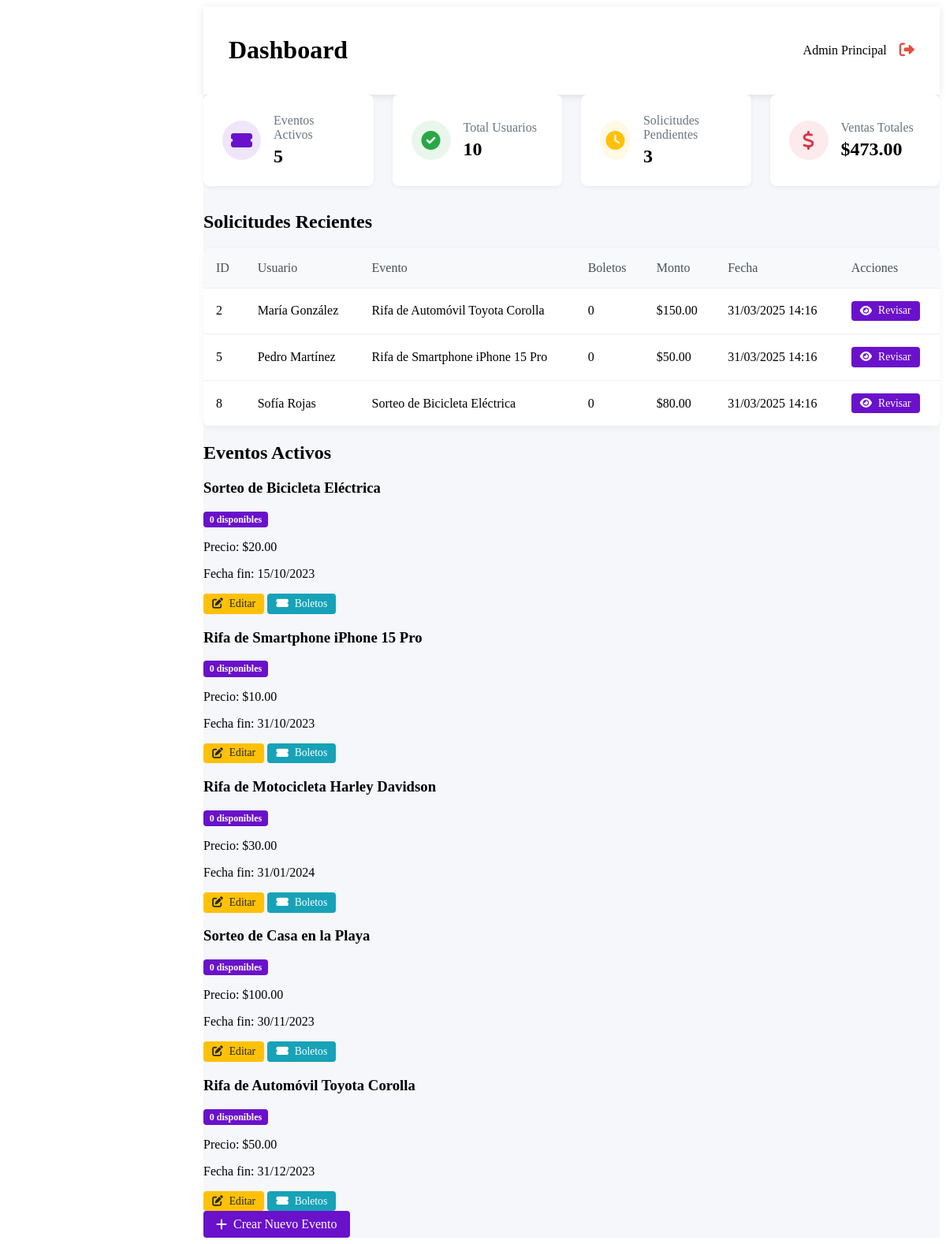
Page /admin/dashboard.php (signed in) on the committed database.
### tables this page shows
CREATE TABLE IF NOT EXISTS transacciones (
    id INT AUTO_INCREMENT PRIMARY KEY,
    usuario_id INT NOT NULL,
    evento_id INT NOT NULL,
    referencia VARCHAR(50) NOT NULL,
    monto DECIMAL(10,2) NOT NULL,
    metodo_pago ENUM('transferencia', 'efectivo', 'pago_movil', 'otros'),
    comprobante VARCHAR(255),
    estado ENUM('pendiente', 'aprobado', 'rechazado') DEFAULT 'pendiente',
    fecha_transaccion DATETIME DEFAULT CURRENT_TIMESTAMP,
    admin_id INT,
    fecha_revision DATETIME,
    notas TEXT,
    FOREIGN KEY (usuario_id) REFERENCES usuarios(id),
    FOREIGN KEY (evento_id) REFERENCES eventos(id),
    FOREIGN KEY (admin_id) REFERENCES usuarios(id)
);

CREATE TABLE IF NOT EXISTS usuarios (
    id INT AUTO_INCREMENT PRIMARY KEY,
    nombre VARCHAR(100) NOT NULL,
    email VARCHAR(100) NOT NULL UNIQUE,
    password VARCHAR(255) NOT NULL,
    telefono VARCHAR(20),
    direccion TEXT,
    fecha_registro DATETIME DEFAULT CURRENT_TIMESTAMP,
    rol ENUM('admin', 'usuario') DEFAULT 'usuario',
    avatar VARCHAR(255) DEFAULT 'default.jpg'
);

CREATE TABLE IF NOT EXISTS eventos (
    id INT AUTO_INCREMENT PRIMARY KEY,
    titulo VARCHAR(255) NOT NULL,
    descripcion TEXT,
    imagen VARCHAR(255),
    precio_boleto DECIMAL(10,2) NOT NULL,
    total_boletos INT NOT NULL,
    boletos_disponibles INT NOT NULL,
    fecha_inicio DATETIME,
    fecha_fin DATETIME,
    estado ENUM('activo', 'finalizado', 'proximamente') DEFAULT 'proximamente',
    premio_principal TEXT,
    premios_secundarios TEXT,
    created_at DATETIME DEFAULT CURRENT_TIMESTAMP,
    updated_at DATETIME ON UPDATE CURRENT_TIMESTAMP
);

### includes/functions.php (called while the page is built, shortened)
<?php
function obtenerSolicitudesPendientes() {
    global $pdo;
    $stmt = $pdo->prepare("SELECT t.*,
                          u.nombre AS usuario_nombre,
                          e.titulo AS evento_titulo,
                          (SELECT COUNT(*) FROM boletos WHERE transaccion_id = t.id) AS cantidad_boletos
                          FROM transacciones t
                          JOIN usuarios u ON t.usuario_id = u.id
                          JOIN eventos e ON t.evento_id = e.id
                          WHERE t.estado = 'pendiente'
                          ORDER BY t.fecha_transaccion DESC
                          LIMIT 10");
    $stmt->execute();
    return $stmt->fetchAll(PDO::FETCH_ASSOC);
}
function contarUsuarios() {
    global $pdo;
    return $pdo->query("SELECT COUNT(*) FROM usuarios")->fetchColumn();
}
function calcularVentasTotales() {
    global $pdo;
    return $pdo->query("SELECT COALESCE(SUM(monto), 0) FROM transacciones WHERE estado = 'aprobado'")->fetchColumn();
}
function obtenerEventos($estado = null) {
    global $pdo;
    $sql = "SELECT * FROM eventos";
    $params = [];
    if ($estado) {
        $sql .= " WHERE estado = ?";
        $params[] = $estado;
    }
    $sql .= " ORDER BY fecha_inicio DESC";
    $stmt = $pdo->prepare($sql);
    $stmt->execute($params);
    return $stmt->fetchAll(PDO::FETCH_ASSOC);
}

### admin/dashboard.php (the view, shortened to what this page needs)
<?php
require_once '../includes/config.php';
require_once '../includes/functions.php';
$eventos_activos = obtenerEventos('activo');
$solicitudes_pendientes = obtenerSolicitudesPendientes();
$total_usuarios = contarUsuarios();
$total_ventas = calcularVentasTotales();
?>
<!DOCTYPE html>
<html lang="es">
<head>
    <link rel="stylesheet" href="../assets/css/admin.css">
    <link rel="stylesheet" href="https://cdnjs.cloudflare.com/ajax/libs/font-awesome/6.0.0/css/all.min.css">
</head>
<body>
    <div class="admin-container">
        <main class="admin-main">
            <header class="admin-header">
                <h1>Dashboard</h1>
                <div class="user-info">
                    <span><?= htmlspecialchars($_SESSION['usuario_nombre']) ?></span>
                    <a href="../logout.php" class="logout-btn"><i class="fas fa-sign-out-alt"></i></a>
                </div>
            </header>
            <div class="dashboard-stats">
                <div class="stat-card">
                    <div class="stat-icon bg-primary">
                        <i class="fas fa-ticket-alt"></i>
                    </div>
                    <div class="stat-info">
                        <h3>Eventos Activos</h3>
                        <p><?= count($eventos_activos) ?></p>
                    </div>
                </div>
                <div class="stat-card">
                    <div class="stat-icon bg-success">
                        <i class="fas fa-check-circle"></i>
                    </div>
                    <div class="stat-info">
                        <h3>Total Usuarios</h3>
                        <p><?= $total_usuarios ?></p>
                    </div>
                </div>
                <div class="stat-card">
                    <div class="stat-icon bg-warning">
                        <i class="fas fa-clock"></i>
                    </div>
                    <div class="stat-info">
                        <h3>Solicitudes Pendientes</h3>
                        <p><?= count($solicitudes_pendientes) ?></p>
                    </div>
                </div>
                <div class="stat-card">
                    <div class="stat-icon bg-danger">
                        <i class="fas fa-dollar-sign"></i>
                    </div>
                    <div class="stat-info">
                        <h3>Ventas Totales</h3>
                        <p>$<?= number_format($total_ventas, 2) ?></p>
                    </div>
                </div>
            </div>
            <section class="dashboard-section">
                <h2>Solicitudes Recientes</h2>
                <div class="table-responsive">
                    <table class="data-table">
                        <thead>
                            <tr>
                                <th>ID</th>
                                <th>Usuario</th>
                                <th>Evento</th>
                                <th>Boletos</th>
                                <th>Monto</th>
                                <th>Fecha</th>
                                <th>Acciones</th>
                            </tr>
                        </thead>
                        <tbody>
                            <?php foreach ($solicitudes_pendientes as $solicitud): ?>
                            <tr>
                                <td><?= $solicitud['id'] ?></td>
                                <td><?= htmlspecialchars($solicitud['usuario_nombre']) ?></td>
                                <td><?= htmlspecialchars($solicitud['evento_titulo']) ?></td>
                                <td><?= $solicitud['cantidad_boletos'] ?></td>
                                <td>$<?= number_format($solicitud['monto'], 2) ?></td>
                                <td><?= date('d/m/Y H:i', strtotime($solicitud['fecha_transaccion'])) ?></td>
                                <td>
                                    <a href="solicitudes/detalle.php?id=<?= $solicitud['id'] ?>" class="btn btn-sm btn-primary">
                                        <i class="fas fa-eye"></i> Revisar
                                    </a>
                                </td>
                            </tr>
                            <?php endforeach; ?>
                        </tbody>
                    </table>
                </div>
            </section>
            <section class="dashboard-section">
                <h2>Eventos Activos</h2>
                <div class="eventos-grid">
                    <?php foreach ($eventos_activos as $evento): ?>
                    <div class="evento-card">
                        <div class="evento-header">
                            <h3><?= htmlspecialchars($evento['titulo']) ?></h3>
                            <span class="badge bg-primary"><?= $evento['boletos_disponibles'] ?> disponibles</span>
                        </div>
                        <div class="evento-body">
                            <p>Precio: $<?= number_format($evento['precio_boleto'], 2) ?></p>
                            <p>Fecha fin: <?= date('d/m/Y', strtotime($evento['fecha_fin'])) ?></p>
                        </div>
                        <div class="evento-actions">
                            <a href="eventos/editar.php?id=<?= $evento['id'] ?>" class="btn btn-sm btn-warning">
                                <i class="fas fa-edit"></i> Editar
                            </a>
                            <a href="eventos/boletos.php?id=<?= $evento['id'] ?>" class="btn btn-sm btn-info">
                                <i class="fas fa-ticket-alt"></i> Boletos
                            </a>
                        </div>
                    </div>
                    <?php endforeach; ?>
                </div>
                <div class="text-center mt-3">
                    <a href="eventos/nuevo.php" class="btn btn-primary">
                        <i class="fas fa-plus"></i> Crear Nuevo Evento
                    </a>
                </div>
            </section>
        </main>
    </div>
</body>
</html>

### assets/css/admin.css (style rules this page uses)
.admin-container { display: flex; min-height: 100vh; }
.admin-main { flex: 1; margin-left: 250px; background: #f5f7fa; min-height: 100vh; }
.admin-header { background: white; padding: 1rem 2rem; display: flex; justify-content: space-between; align-items: center; box-shadow: 0 2px 10px rgba(0,0,0,0.1); }
.user-info { display: flex; align-items: center; gap: 1rem; }
.logout-btn { color: #e74c3c; font-size: 1.2rem; }
.dashboard-stats { display: grid; grid-template-columns: repeat(auto-fit, minmax(200px, 1fr)); gap: 1.5rem; margin-bottom: 2rem; }
.stat-card { background: white; border-radius: 8px; padding: 1.5rem; display: flex; align-items: center; box-shadow: 0 2px 5px rgba(0,0,0,0.05); }
.stat-icon { width: 50px; height: 50px; border-radius: 50%; display: flex; align-items: center; justify-content: center; margin-right: 1rem; font-size: 1.5rem; }
.stat-icon.bg-primary { background: rgba(106, 17, 203, 0.1); color: #6a11cb; }
.stat-icon.bg-success { background: rgba(40, 167, 69, 0.1); color: #28a745; }
.stat-icon.bg-warning { background: rgba(255, 193, 7, 0.1); color: #ffc107; }
.stat-icon.bg-danger { background: rgba(220, 53, 69, 0.1); color: #dc3545; }
.stat-info h3 { font-size: 1rem; margin: 0 0 0.3rem 0; color: #6c757d; font-weight: 500; }
.stat-info p { font-size: 1.5rem; margin: 0; font-weight: 600; }
.table-responsive { overflow-x: auto; background: white; border-radius: 8px; box-shadow: 0 2px 10px rgba(0,0,0,0.05); }
.data-table { width: 100%; border-collapse: collapse; }
.data-table th, .data-table td { padding: 1rem; text-align: left; border-bottom: 1px solid #eee; }
.data-table th { background: #f8f9fa; font-weight: 500; color: #495057; }
.btn { display: inline-flex; align-items: center; gap: 0.5rem; padding: 0.5rem 1rem; border-radius: 4px; font-weight: 500; text-decoration: none; transition: all 0.2s; border: none; cursor: pointer; }
.btn-sm { padding: 0.3rem 0.7rem; font-size: 0.85rem; }
.btn-primary { background: #6a11cb; color: white; }
.btn-warning { background: #ffc107; color: #212529; }
.btn-info { background: #17a2b8; color: white; }
.badge { display: inline-block; padding: 0.35em 0.65em; font-size: 0.75em; font-weight: 700; line-height: 1; text-align: center; white-space: nowrap; vertical-align: baseline; border-radius: 0.25rem; }
.bg-primary { background-color: #6a11cb; color: white; }
.bg-success { background-color: #28a745; color: white; }
.bg-warning { background-color: #ffc107; color: #212529; }
.bg-danger { background-color: #dc3545; color: white; }

### rows in the picture
transacciones: id "2", usuario.nombre "María González", evento.titulo "Rifa de Automóvil Toyota Corolla", cantidad_boletos "0", monto "150.00", fecha_transaccion "31/03/2025 14:16"
transacciones: id "5", usuario.nombre "Pedro Martínez", evento.titulo "Rifa de Smartphone iPhone 15 Pro", cantidad_boletos "0", monto "50.00", fecha_transaccion "31/03/2025 14:16"
transacciones: id "8", usuario.nombre "Sofía Rojas", evento.titulo "Sorteo de Bicicleta Eléctrica", cantidad_boletos "0", monto "80.00", fecha_transaccion "31/03/2025 14:16"
eventos: titulo "Sorteo de Bicicleta Eléctrica", boletos_disponibles "0", precio_boleto "20.00", fecha_fin "15/10/2023"
eventos: titulo "Rifa de Smartphone iPhone 15 Pro", boletos_disponibles "0", precio_boleto "10.00", fecha_fin "31/10/2023"
eventos: titulo "Rifa de Motocicleta Harley Davidson", boletos_disponibles "0", precio_boleto "30.00", fecha_fin "31/01/2024"
eventos: titulo "Sorteo de Casa en la Playa", boletos_disponibles "0", precio_boleto "100.00", fecha_fin "30/11/2023"
eventos: titulo "Rifa de Automóvil Toyota Corolla", boletos_disponibles "0", precio_boleto "50.00", fecha_fin "31/12/2023"

### other values in the picture
$_SESSION['usuario_nombre'] "Admin Principal"
count($eventos_activos) "5"
$total_usuarios "10"
count($solicitudes_pendientes) "3"
$total_ventas "473.00"
